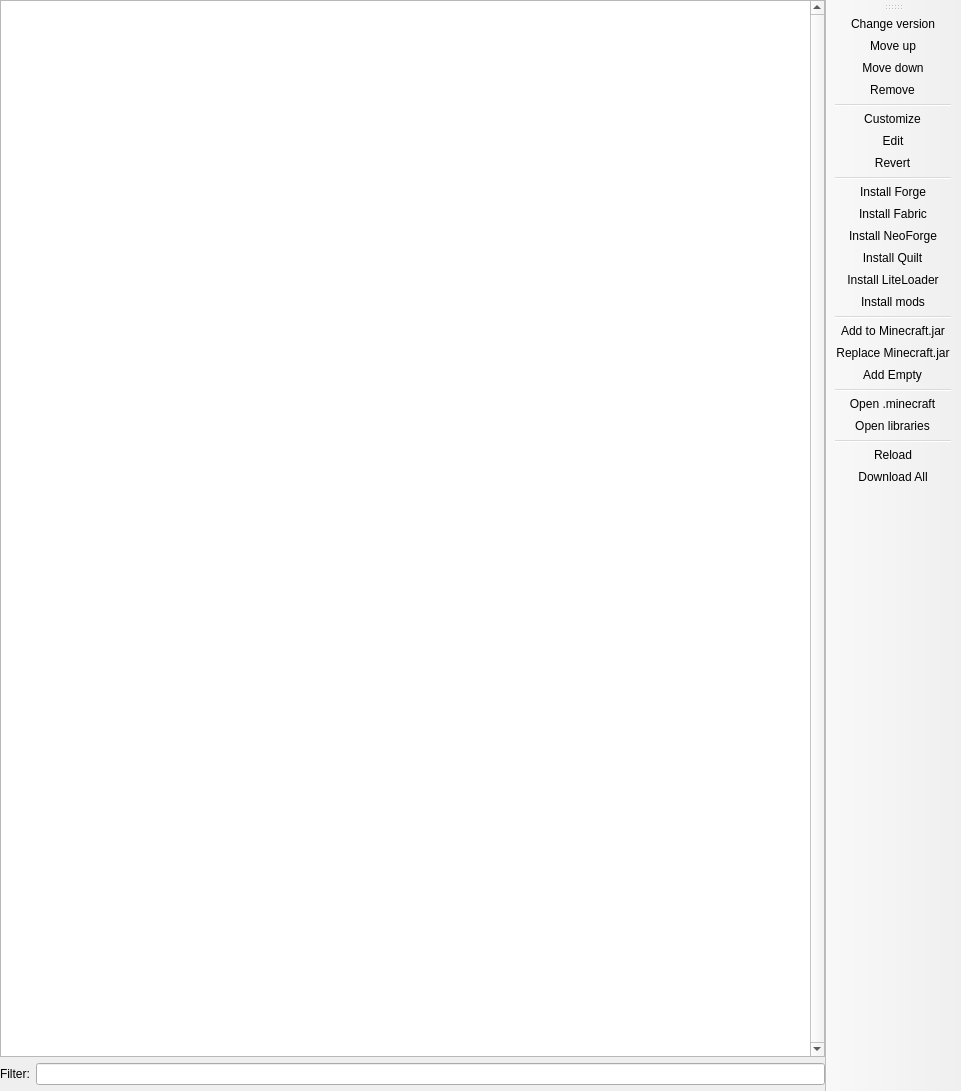
<?xml version="1.0" encoding="UTF-8"?>
<ui version="4.0">
 <class>VersionPage</class>
 <widget class="QMainWindow" name="VersionPage">
  <property name="geometry">
   <rect>
    <x>0</x>
    <y>0</y>
    <width>961</width>
    <height>1091</height>
   </rect>
  </property>
  <widget class="QWidget" name="centralwidget">
   <layout class="QHBoxLayout" name="horizontalLayout">
    <property name="leftMargin">
     <number>0</number>
    </property>
    <property name="topMargin">
     <number>0</number>
    </property>
    <property name="rightMargin">
     <number>0</number>
    </property>
    <property name="bottomMargin">
     <number>0</number>
    </property>
    <item>
     <layout class="QVBoxLayout" name="verticalLayout">
      <item>
       <widget class="ModListView" name="packageView">
        <property name="verticalScrollBarPolicy">
         <enum>Qt::ScrollBarAlwaysOn</enum>
        </property>
        <property name="horizontalScrollBarPolicy">
         <enum>Qt::ScrollBarAlwaysOff</enum>
        </property>
        <property name="sortingEnabled">
         <bool>false</bool>
        </property>
        <property name="headerHidden">
         <bool>false</bool>
        </property>
        <attribute name="headerVisible">
         <bool>true</bool>
        </attribute>
       </widget>
      </item>
      <item>
       <layout class="QGridLayout" name="gridLayout_2">
        <item row="0" column="1">
         <widget class="QLineEdit" name="filterEdit">
          <property name="clearButtonEnabled">
           <bool>true</bool>
          </property>
         </widget>
        </item>
        <item row="0" column="0">
         <widget class="QLabel" name="filterLabel">
          <property name="text">
           <string>Filter:</string>
          </property>
         </widget>
        </item>
       </layout>
      </item>
      <item>
       <widget class="MCModInfoFrame" name="frame">
        <property name="sizePolicy">
         <sizepolicy hsizetype="Preferred" vsizetype="Minimum">
          <horstretch>0</horstretch>
          <verstretch>0</verstretch>
         </sizepolicy>
        </property>
       </widget>
      </item>
     </layout>
    </item>
   </layout>
  </widget>
  <widget class="WideBar" name="toolBar">
   <property name="windowTitle">
    <string>Actions</string>
   </property>
   <property name="allowedAreas">
    <set>Qt::LeftToolBarArea|Qt::RightToolBarArea</set>
   </property>
   <property name="toolButtonStyle">
    <enum>Qt::ToolButtonTextOnly</enum>
   </property>
   <property name="floatable">
    <bool>false</bool>
   </property>
   <attribute name="toolBarArea">
    <enum>RightToolBarArea</enum>
   </attribute>
   <attribute name="toolBarBreak">
    <bool>false</bool>
   </attribute>
   <addaction name="actionChange_version"/>
   <addaction name="actionMove_up"/>
   <addaction name="actionMove_down"/>
   <addaction name="actionRemove"/>
   <addaction name="separator"/>
   <addaction name="actionCustomize"/>
   <addaction name="actionEdit"/>
   <addaction name="actionRevert"/>
   <addaction name="separator"/>
   <addaction name="actionInstall_Forge"/>
   <addaction name="actionInstall_Fabric"/>
   <addaction name="actionInstall_NeoForge"/>
   <addaction name="actionInstall_Quilt"/>
   <addaction name="actionInstall_LiteLoader"/>
   <addaction name="actionInstall_mods"/>
   <addaction name="separator"/>
   <addaction name="actionAdd_to_Minecraft_jar"/>
   <addaction name="actionReplace_Minecraft_jar"/>
   <addaction name="actionAdd_Empty"/>
   <addaction name="separator"/>
   <addaction name="actionMinecraftFolder"/>
   <addaction name="actionLibrariesFolder"/>
   <addaction name="separator"/>
   <addaction name="actionReload"/>
   <addaction name="actionDownload_All"/>
  </widget>
  <action name="actionChange_version">
   <property name="text">
    <string>Change version</string>
   </property>
   <property name="toolTip">
    <string>Change version of the selected package.</string>
   </property>
  </action>
  <action name="actionMove_up">
   <property name="text">
    <string>Move up</string>
   </property>
   <property name="toolTip">
    <string>Make the selected package apply sooner.</string>
   </property>
  </action>
  <action name="actionMove_down">
   <property name="text">
    <string>Move down</string>
   </property>
   <property name="toolTip">
    <string>Make the selected package apply later.</string>
   </property>
  </action>
  <action name="actionRemove">
   <property name="text">
    <string>Remove</string>
   </property>
   <property name="toolTip">
    <string>Remove selected package from the instance.</string>
   </property>
  </action>
  <action name="actionCustomize">
   <property name="text">
    <string>Customize</string>
   </property>
   <property name="toolTip">
    <string>Customize selected package.</string>
   </property>
  </action>
  <action name="actionEdit">
   <property name="text">
    <string>Edit</string>
   </property>
   <property name="toolTip">
    <string>Edit selected package.</string>
   </property>
  </action>
  <action name="actionRevert">
   <property name="text">
    <string>Revert</string>
   </property>
   <property name="toolTip">
    <string>Revert the selected package to default.</string>
   </property>
  </action>
  <action name="actionInstall_Forge">
   <property name="text">
    <string>Install Forge</string>
   </property>
   <property name="toolTip">
    <string>Install the Minecraft Forge package.</string>
   </property>
  </action>
  <action name="actionInstall_Fabric">
   <property name="text">
    <string>Install Fabric</string>
   </property>
   <property name="toolTip">
    <string>Install the Fabric Loader package.</string>
   </property>
  </action>
  <action name="actionInstall_LiteLoader">
   <property name="text">
    <string>Install LiteLoader</string>
   </property>
   <property name="toolTip">
    <string>Install the LiteLoader package.</string>
   </property>
  </action>
  <action name="actionInstall_NeoForge">
   <property name="text">
    <string>Install NeoForge</string>
   </property>
   <property name="toolTip">
    <string>Install the NeoForge mod loader.</string>
   </property>
  </action>
  <action name="actionInstall_Quilt">
   <property name="text">
    <string>Install Quilt</string>
   </property>
   <property name="toolTip">
    <string>Install the Quilt Loader package.</string>
   </property>
  </action>
  <action name="actionInstall_mods">
   <property name="text">
    <string>Install mods</string>
   </property>
   <property name="toolTip">
    <string>Install normal mods.</string>
   </property>
  </action>
  <action name="actionAdd_to_Minecraft_jar">
   <property name="text">
    <string>Add to Minecraft.jar</string>
   </property>
   <property name="toolTip">
    <string>Add a mod into the Minecraft jar file.</string>
   </property>
  </action>
  <action name="actionReplace_Minecraft_jar">
   <property name="text">
    <string>Replace Minecraft.jar</string>
   </property>
  </action>
  <action name="actionAdd_Empty">
   <property name="text">
    <string>Add Empty</string>
   </property>
   <property name="toolTip">
    <string>Add an empty custom package.</string>
   </property>
  </action>
  <action name="actionReload">
   <property name="text">
    <string>Reload</string>
   </property>
   <property name="toolTip">
    <string>Reload all packages.</string>
   </property>
  </action>
  <action name="actionDownload_All">
   <property name="text">
    <string>Download All</string>
   </property>
   <property name="toolTip">
    <string>Download the files needed to launch the instance now.</string>
   </property>
  </action>
  <action name="actionMinecraftFolder">
   <property name="text">
    <string>Open .minecraft</string>
   </property>
   <property name="toolTip">
    <string>Open the instance's .minecraft folder.</string>
   </property>
  </action>
  <action name="actionLibrariesFolder">
   <property name="text">
    <string>Open libraries</string>
   </property>
   <property name="toolTip">
    <string>Open the instance's local libraries folder.</string>
   </property>
  </action>
 </widget>
 <customwidgets>
  <customwidget>
   <class>ModListView</class>
   <extends>QTreeView</extends>
   <header>ui/widgets/ModListView.h</header>
  </customwidget>
  <customwidget>
   <class>MCModInfoFrame</class>
   <extends>QFrame</extends>
   <header>ui/widgets/MCModInfoFrame.h</header>
   <container>1</container>
  </customwidget>
  <customwidget>
   <class>WideBar</class>
   <extends>QToolBar</extends>
   <header>ui/widgets/WideBar.h</header>
  </customwidget>
 </customwidgets>
 <resources/>
 <connections/>
</ui>
